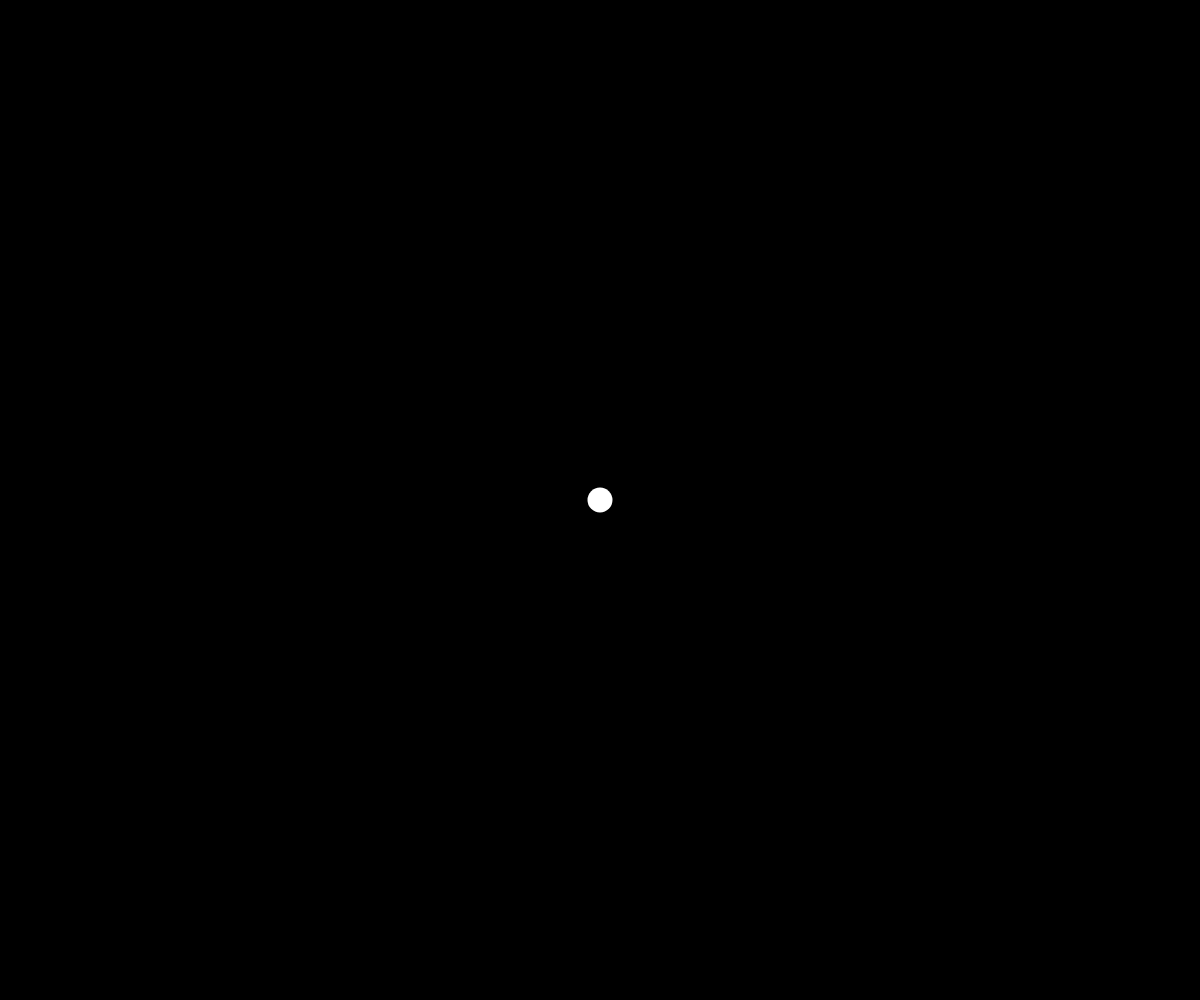
Frame 1 (no input)
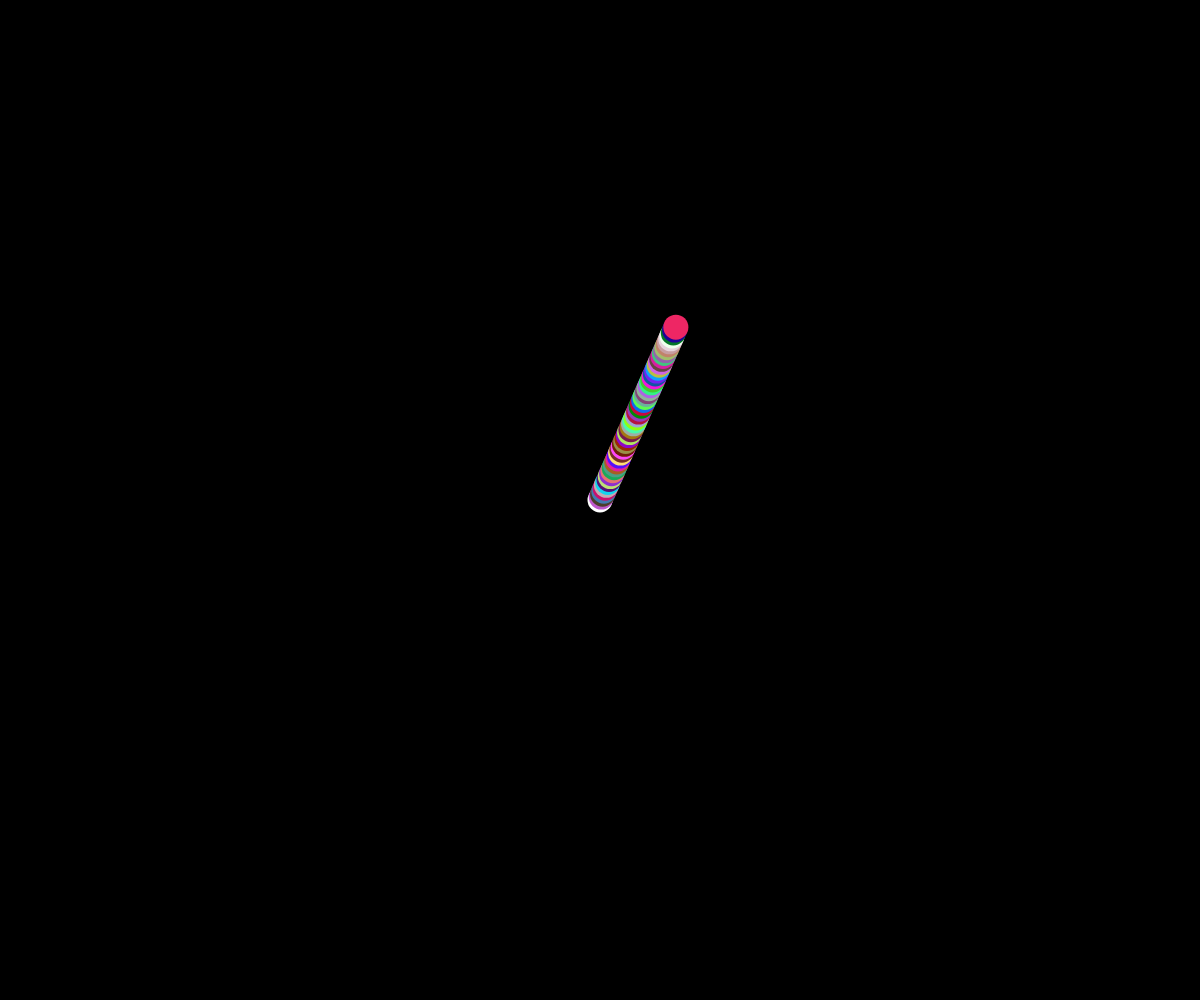
Frame 60 (no input)
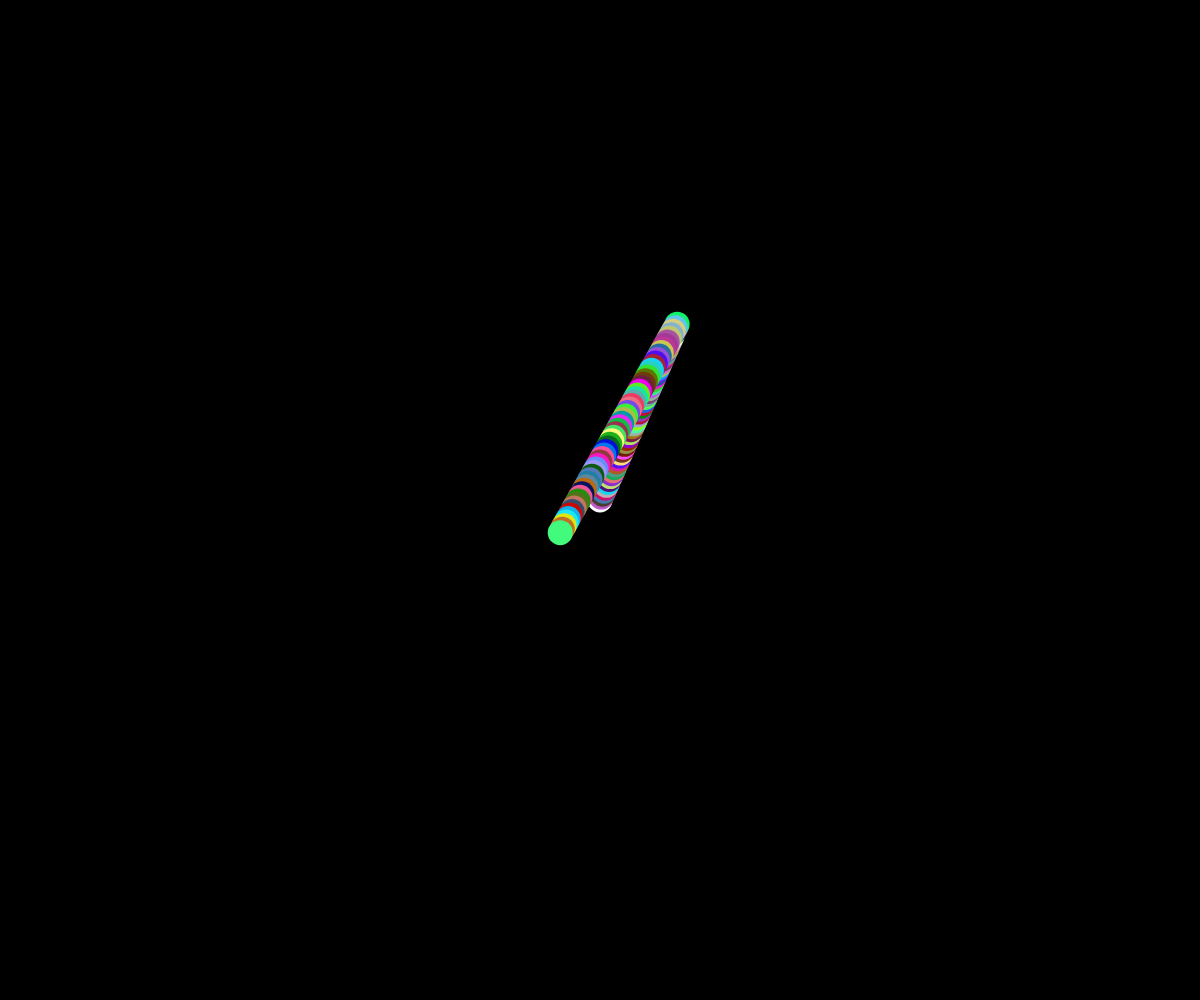
Frame 120 (the mouse pressed at the canvas centre since frame 60)

The p5.js sketch that drew these frames (run headless with seeded random() and noise() and a simulated clock; from frame 60 on, the mouse is pressed at the canvas centre):

// p5.js sketch
// ── sketch.js
// Project Title
// Your Name
// Date
//
// Extra for Experts:
// - describe what you did to take this project "above and beyond"

let x, y;
let xSpeed, ySpeed;

function setup() {
  createCanvas(windowWidth, windowHeight);
  x = width/2
  y = height/2;
  xSpeed = random(-3,3);
  ySpeed = random(-5,5);
  background(0);
  noStroke();
}

function draw() {
  //background(255);
  ellipse(x, y, 25, 25);
  x += xSpeed;
  y += ySpeed;
  fill(random(255),random(255),random(255))

  if(x < 0 || x > width) {
    xSpeed *= -1;
  }
  if (y < 0 || y > height){
    ySpeed *= -1;
  }
  
}

function mousePressed(){
  xSpeed = random(-3,3);
  ySpeed = random(-5,5);
}

function mouseReleased(){
  //fill(0,255,0);
}
